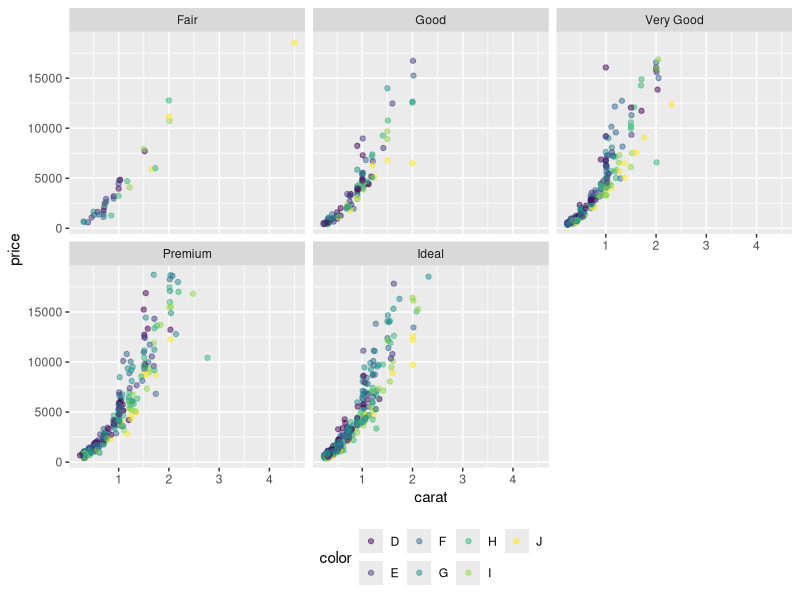
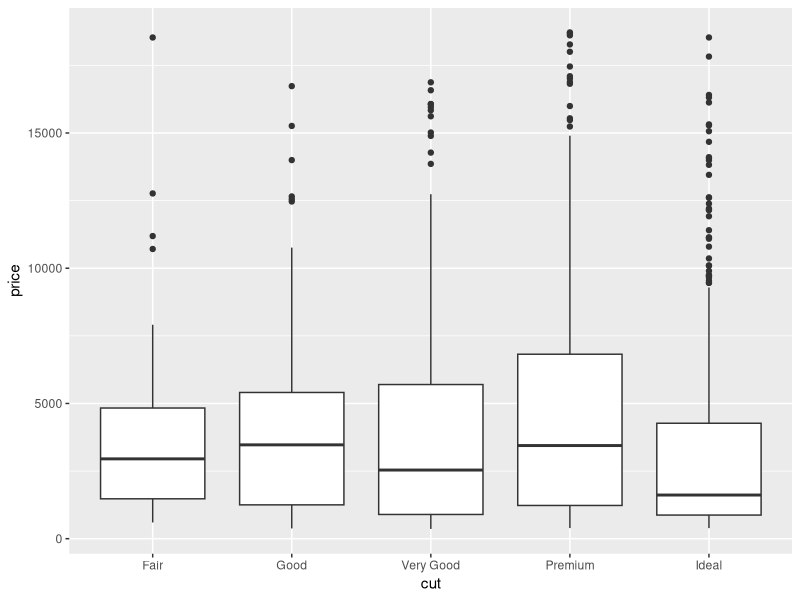
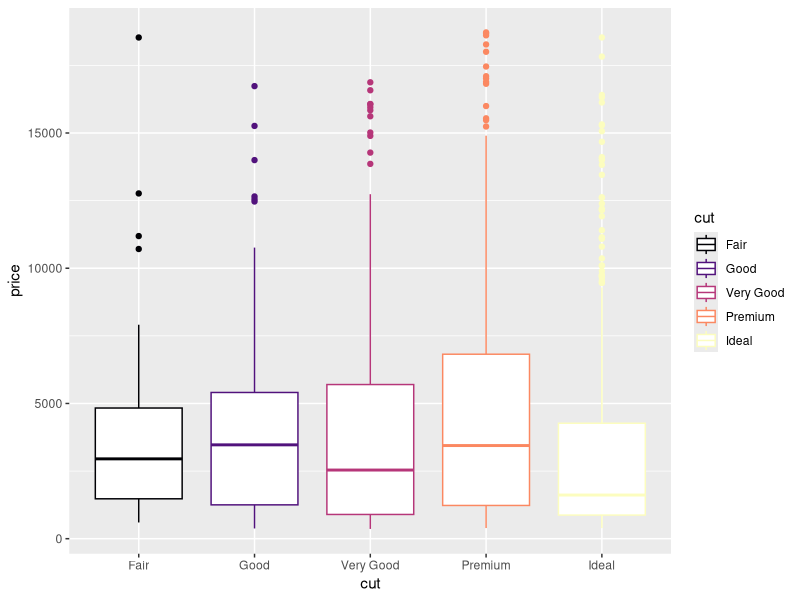
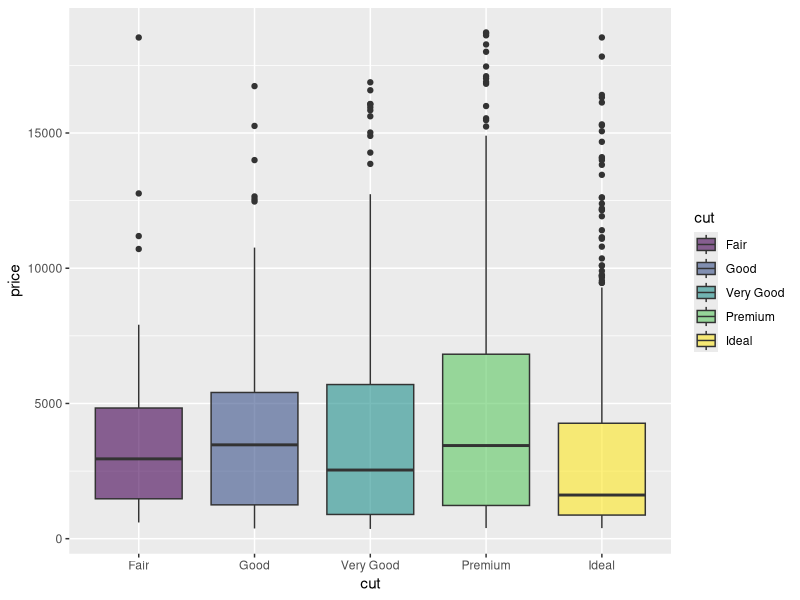
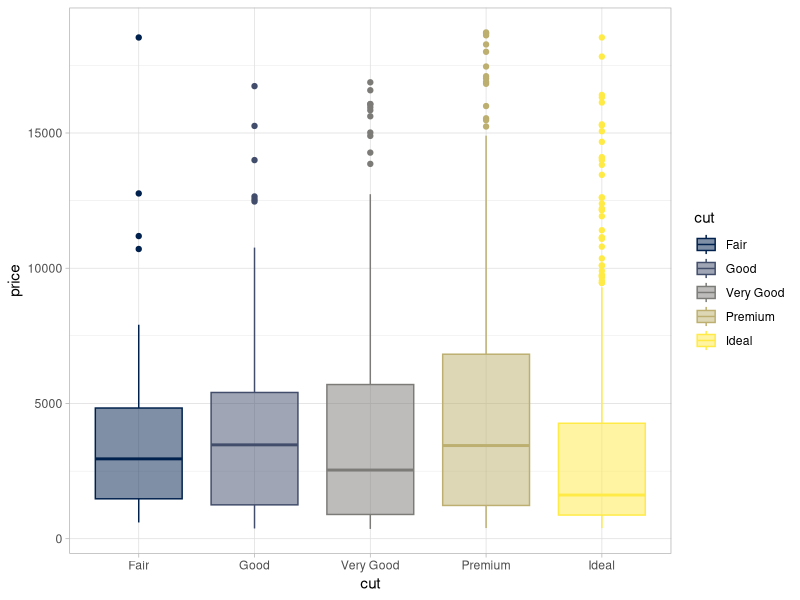
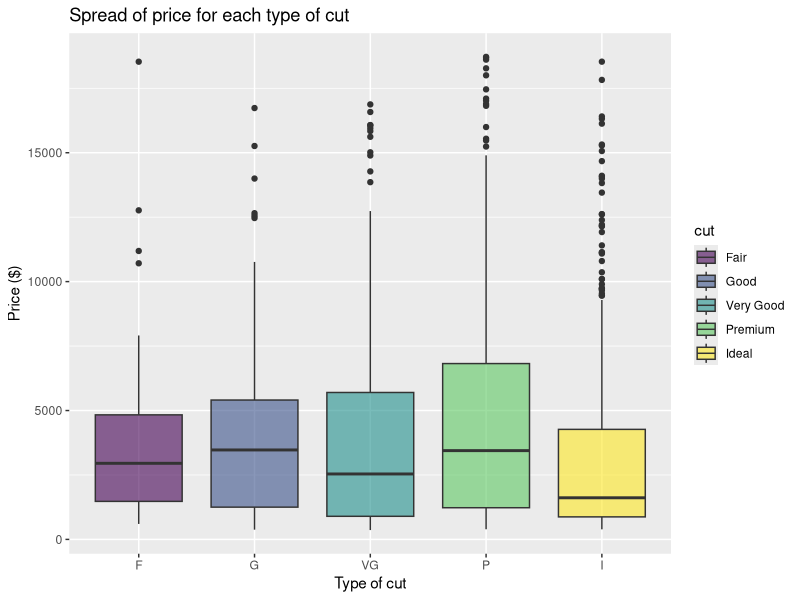
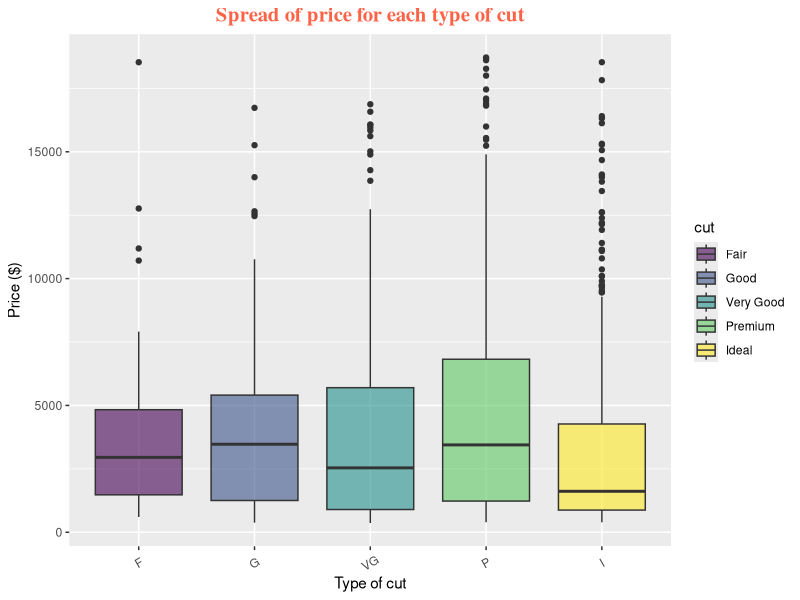
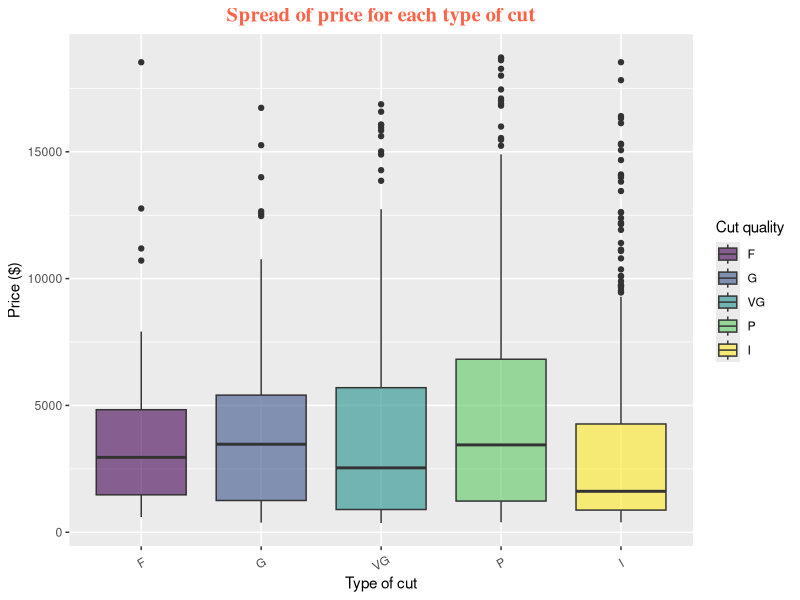

Source code (R) for these figures, in order:
library(ggplot2)
library(viridisLite) 

set.seed(1410) 
dsmall <- diamonds[sample(nrow(diamonds), 1000), ] 


ggplot(dsmall, aes(x = carat, y = price, color = color)) + 
  facet_wrap(~ cut, ncol = 3) + 
  geom_point(alpha = 0.5) + 
  theme(legend.position = "bottom") 
  

#----------------------------------

plot1 <- ggplot(dsmall, aes(x = cut, y = price)) 
plot1 <- plot1 + geom_boxplot() 
print(plot1)


plot2 <- ggplot(dsmall, aes(x = cut, y = price)) 
plot2 <- plot2 + geom_boxplot(aes(color = cut)) 
plot2 <- plot2 + scale_color_viridis_d(option = "magma") 
print(plot2)


plot3 <- ggplot(dsmall, aes(x = cut, y = price)) 
plot3 <- plot3 + geom_boxplot(aes(fill = cut)) 
plot3 <- plot3 + scale_fill_viridis_d(alpha = 0.6) 
print(plot3)


plot4 <- ggplot(dsmall, aes(x = cut, y = price)) 
plot4 <- plot4 + geom_boxplot(aes(fill = cut, color = cut)) 
plot4 <- plot4 + scale_color_viridis_d(option = "cividis")
plot4 <- plot4 + scale_fill_viridis_d(alpha = 0.5, option = "cividis") 
plot4 <- plot4 + theme_light() # https://ggplot2.tidyverse.org/reference/ggtheme.html
print(plot4)


#----------------------------------

# Title and name of the axes
plot3 <- plot3 + labs(title = "Spread of price for each type of cut",
                      y = "Price ($)", x = "Type of cut") 
# Labels of x-axis
labelsX <- c("F", "G", "VG", "P", "I") 
plot3 <- plot3 + scale_x_discrete(labels = labelsX)
print(plot3)


plot3 <- plot3 + theme(plot.title = element_text(size   = 15,
                                                 face   = "bold",
                                                 family = "serif",
                                                 color  = "tomato",
                                                 hjust  = 0.5),  
                       axis.text.x = element_text(angle = 30,
                                                  vjust = .5)
                      )  
print(plot3)


# Legend
plot3 <- plot3 + scale_fill_viridis_d(alpha  = 0.6, 
                                      name   = "Cut quality",
                                      labels = labelsX)
print(plot3)


plot3 <- plot3 + theme(legend.title = element_text(colour = "blue",
                                                   size   = 10, 
                                                   face   = "bold"), 
                       legend.background = element_rect(fill = "gray90", 
                                                        size = .5, 
                                                        linetype = "dotted"),
                       legend.position = "top")
print(plot3)


#----------------------------------

plot3 <- plot3 + geom_boxplot(aes(fill = cut), 
                              outlier.fill = "turquoise1",
                              outlier.alpha = 0.4, 
                              outlier.shape = 23)

plot3 <- plot3 + geom_point(alpha = 0.1) 
print(plot3)


#----------------------------------

plotHist1 <- ggplot(dsmall)
plotHist1 <- plotHist1 + geom_histogram(aes(price, y = ..density..),
                                        color = "black", fill  = "lightblue",
                                        bins  = 10)
plotHist1 <- plotHist1 + labs(title = "Histogram")
print(plotHist1)


plotHist2 <- ggplot(dsmall)
plotHist2 <- plotHist2 + geom_histogram(aes(price, fill = cut),
                                      color = "black", bins = 10)
plotHist2 <- plotHist2 + scale_fill_viridis_d(option = "magma", alpha = 0.8)
plotHist2 <- plotHist2 + labs(title = "Stacked histogram")
print(plotHist2)


plotBar <- ggplot(dsmall)
plotBar <- plotBar + geom_bar(aes(cut, fill = color), 
                              width = 0.5) # width of the bars
plotBar <- plotBar + scale_fill_viridis_d()
plotBar <- plotBar + labs(title = "Stacked bar plot")

# Let's also rotate the x-labels
plotBar <- plotBar + theme(axis.text.x = element_text(angle = 65, vjust = 0.6))
print(plotBar)


#----------------------------------

plotDensity <- plotHist1 + labs(title = "Histogram and density line")

# Exponential distribution
plotDensity <- plotDensity + stat_function(fun   = dexp, 
                                           args  = list(rate = 1/mean(dsmall$price)), 
                                           color = "darkred", size = 0.7)

plotDensity <- plotDensity + annotate("text", x = 5000, y = 0.00020, 
                                      parse = TRUE, size  = 4, 
                                      label = "y == lambda*e^{-lambda*x}", 
                                      color = "darkred")

# Normal distribution
plotDensity <- plotDensity + stat_function(fun  = dnorm, 
                                           args = list(mean = mean(dsmall$price), 
                                                       sd   = sd(dsmall$price)), 
                                           color = "darkgreen", size = 0.7)

plotDensity <- plotDensity + annotate("text", x = 10000, y = 0.00010, 
                                      parse = TRUE, size = 4, 
                                      label = "y==frac(1, sqrt(2*pi))*e^{-x^2/2}", 
                                      color = "darkgreen")

print(plotDensity)


#----------------------------------

plotReg1 <- ggplot(dsmall)
plotReg1 <- plotReg1 + facet_wrap(~ cut, ncol = 3)
plotReg1 <- plotReg1 + geom_point(aes(x = carat, y = price, 
                                      shape = price > 15000, # condition for the shape
                                      color = price > 15000), 
                                  alpha = 0.5)
plotReg1 <- plotReg1 + scale_shape_manual(values = c(16,8)) # choose the shape
plotReg1 <- plotReg1 + scale_color_manual(values = c("black", "red")) # choose the color
plotReg1 <- plotReg1 + geom_smooth(aes(x = carat, y = price), method = lm, se = FALSE)
plotReg1 <- plotReg1 + theme(legend.position = "none")
print(plotReg1)


dsmall2  <- dsmall[dsmall$cut %in% c("Fair", "Good", "Very Good"), ]
plotReg2 <- ggplot(dsmall2) + labs(title = "Multiple lines")
plotReg2 <- plotReg2 + geom_point(aes(x = carat, y = price, color = cut, shape = cut), 
                                  alpha = 0.5)
plotReg2 <- plotReg2 + geom_smooth(aes(x = carat, y = price, color = cut), 
                                   method = lm, se = FALSE)
plotReg2 <- plotReg2 + scale_color_viridis_d(option = "inferno", 
                                             end = 0.75) # to not use the yellow color
print(plotReg2)


#----------------------------------

library(cowplot)

plotHist2 <- plotHist2 + theme(plot.title  = element_text(size = 10),
                               axis.text.x = element_text(size = 6),
                               axis.text.y = element_text(size = 6),
                               text = element_text(size = 7)
                              )

plotDensity <- plotDensity + theme(plot.title   = element_text(size = 10),
                                   legend.title = element_text(size = 7),
                                   axis.text.x  = element_text(size = 6),
                                   axis.text.y  = element_text(size = 6),
                                   text = element_text(size = 7)
                                  )

plotReg2 <- plotReg2 + theme(plot.title   = element_text(size = 10),
                             legend.title = element_text(size = 7),
                             axis.text.x  = element_text(size = 6),
                             axis.text.y  = element_text(size = 6),
                             text = element_text(size = 7)
                            )

multiplePlots <- plot_grid(plotHist2, plotDensity, plotReg2, 
                           labels = "AUTO",  # use "auto" for lowercase letters
                           label_size = 8,
                           ncol = 2, nrow = 2)

title <- ggdraw() + draw_label("General Title", fontface = 'bold')

plot_grid(title, multiplePlots, ncol = 1, 
          rel_heights = c(0.1, 1)) # rel_heights values control title margins


#----------------------------------

multiplePlots2 <- plot_grid(plotHist2, 
                            plot_grid(plotDensity, plotReg2, 
                                      ncol = 2, nrow = 1, 
                                      labels = c("(B)", "(C)"), label_size = 8), 
                            labels = c("(A)"), label_size = 8,
                            ncol = 1, nrow = 2)

plot_grid(title, multiplePlots2, ncol = 1, rel_heights = c(0.1, 1)) 

